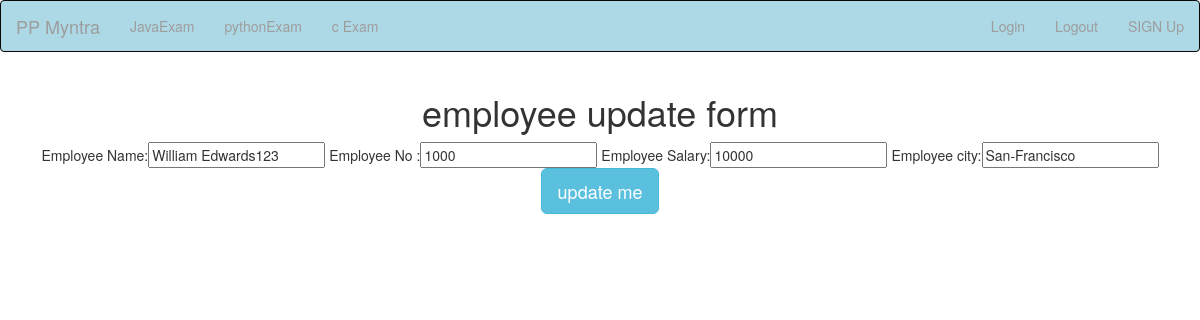
The page /update/4/ on the database its author committed.
### testapp/models.py (models this page shows)
class employee(models.Model):
    ename=models.CharField(max_length=20)
    eno=models.IntegerField()
    esal=models.IntegerField()
    ecity=models.CharField(max_length=20)

### testapp/views.py (the view)
# urls.py: url(r'^update/(?P<id>\d+)/$', views.update_view),
def update_view(request,id):
    employee1=employee.objects.get(id=id)
    if request.method=="POST":
        form=employeeform(request.POST,instance=employee1)    #instance hatane par naya record banega
        if form.is_valid():
            form.save()
            return redirect('/index')
    return render(request,'testapp/update.html',{'employee1':employee1})

### templates/testapp/update.html (shortened to what this page needs)
<!DOCTYPE html>
{% extends 'testapp/base.html'%}
{%block body_block%}
<h1>employee update form </h1>
<form  method="post">
  Employee Name:<input type="text" name="ename" value="{{employee1.ename}}">
  Employee No :<input type="text" name="eno" value="{{employee1.eno}}">
  Employee Salary:<input type="text" name="esal" value="{{employee1.esal}}">
  Employee city:<input type="text" name="ecity" value="{{employee1.ecity}}">
  <input type="submit" class="btn btn-info btn-lg" name="" value="update me">
</form>
{%endblock%}

### rows shown on the page
employee: ename "William Edwards123", eno "1000", esal "10000", ecity "San-Francisco"
